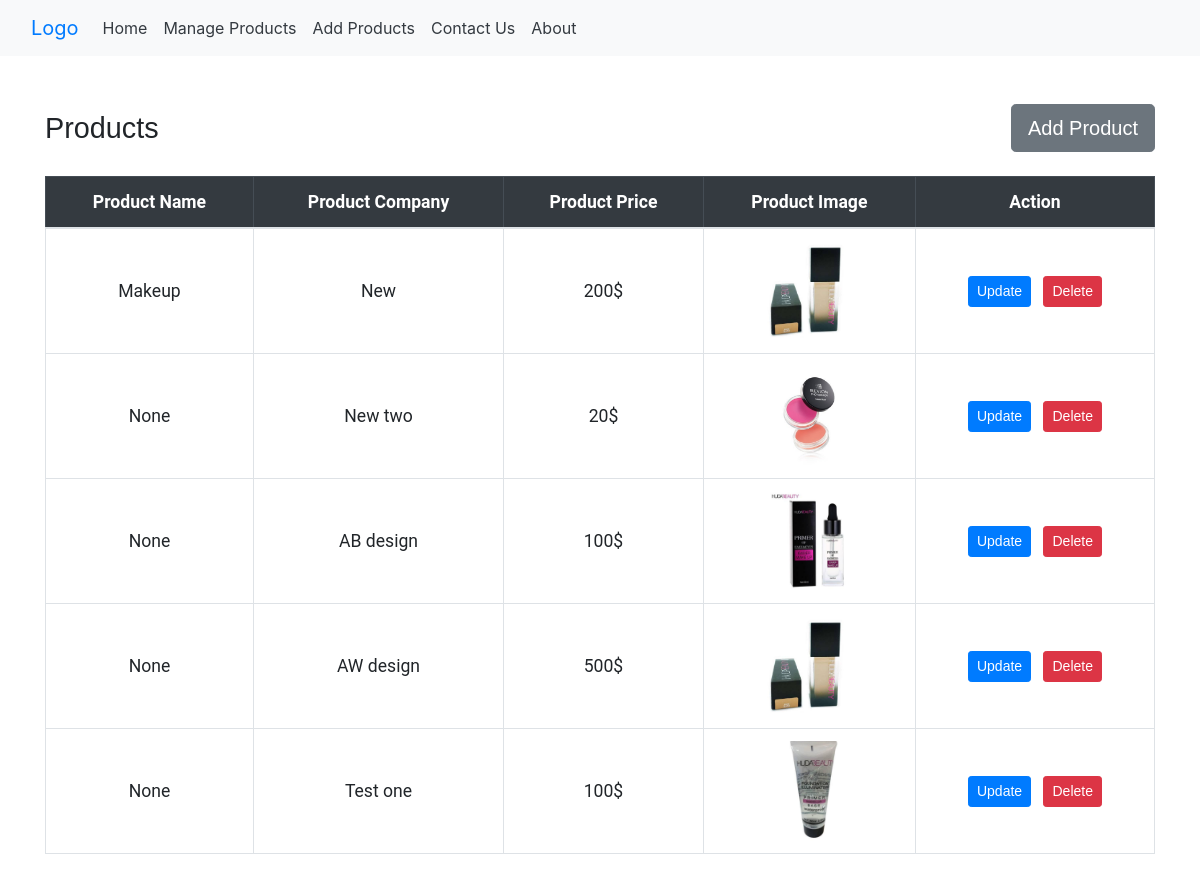
The page /manageProduct/ on the database as committed earlier.
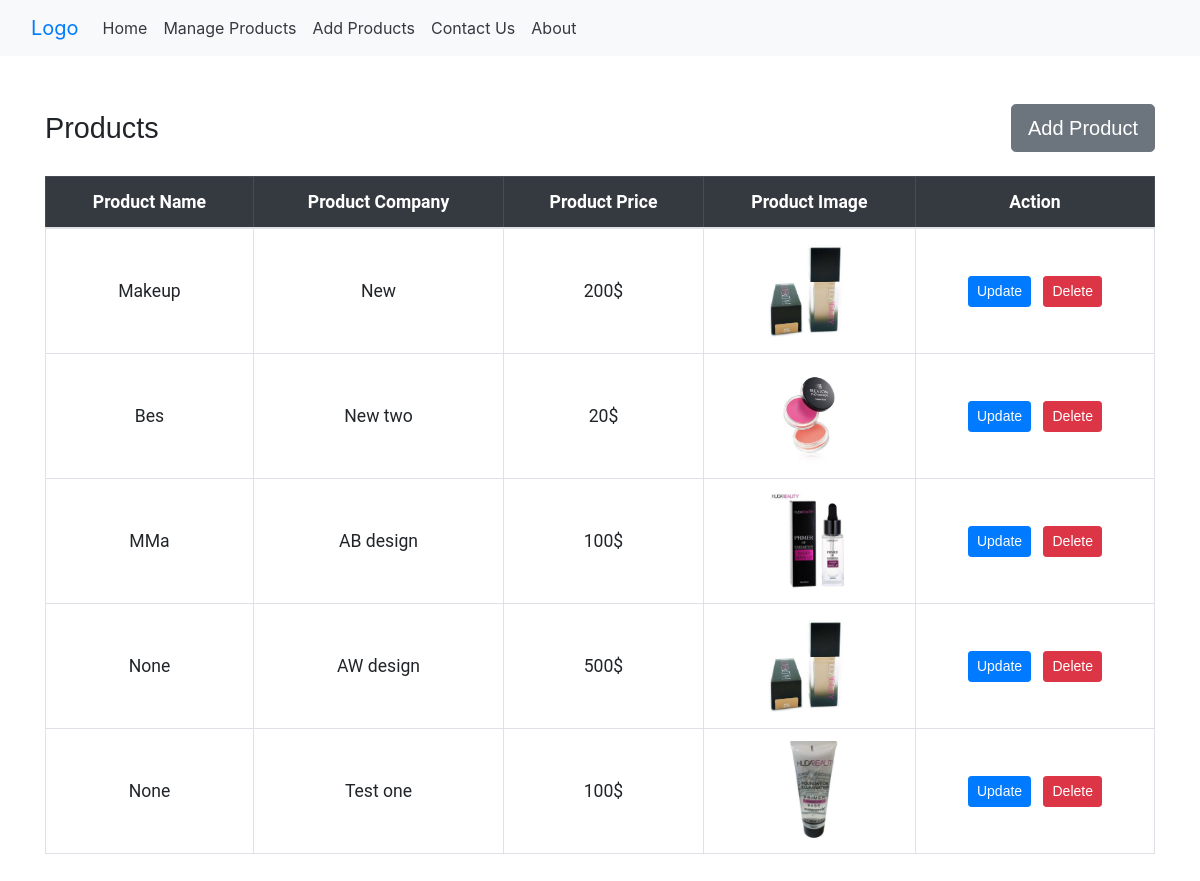
The same page on the database as committed later.
### products/models.py (models this page shows)
class Product(models.Model):
	name = models.CharField(max_length=100, null=True, blank=True)
	company = models.CharField(max_length=200, null=True, blank=True)
	price = models.CharField(max_length=100, null=True, blank=True)
	image = models.ImageField(upload_to="products/images", null=True, blank=True)

### products/views.py (the view)
# urls.py: path('manageProduct/', views.manageProduct, name='manageProduct'),
def manageProduct(request):
    products = Product.objects.all()
    return render(request, 'manageProduct.html', {'products': products})

### products/templates/manageProduct.html
{% extends 'base.html' %}
{% block content %}
    <div class="container my-5">
        <div class="d-flex justify-content-between align-items-center mb-4">
            <h2 class="mb-0" style="font-size: 1.8rem; font-family: 'Montserrat', sans-serif;">Products</h2>
            <div>
                <a href="{% url 'addProduct' %}" class="btn btn-secondary btn-lg" style="font-family: 'Montserrat', sans-serif;">Add Product</a>
            </div>
        </div>
        <div class="table-responsive">
            <table class="table table-bordered table-hover" style="font-family: 'Roboto', sans-serif; font-size: 1.1rem;">
                <thead class="table-dark">
                    <tr>
                        <th class="text-center">Product Name</th>
                        <th class="text-center">Product Company</th>
                        <th class="text-center">Product Price</th>
                        <th class="text-center">Product Image</th>
                        <th class="text-center">Action</th>
                    </tr>
                </thead>
                <tbody>
                    {% for product in products %}
                    <tr>
                        <td class="align-middle text-center">{{ product.name }}</td>
                        <td class="align-middle text-center">{{ product.company }}</td>
                        <td class="align-middle text-center">{{ product.price }}</td>
                        <td class="align-middle text-center">
                            <img src="{{ product.image.url }}" alt="{{ product.company }} image" class="img-fluid" style="max-height: 100px;">
                        </td>
                        <td class="align-middle text-center text-nowrap">
                            <a href="{% url 'updateProduct' product.id %}" class="btn btn-primary btn-sm mr-2" style="font-family: 'Montserrat', sans-serif;">Update</a>
                            <a href="{%  url 'deleteProduct' product.id %}" class="btn btn-danger btn-sm" style="font-family: 'Montserrat', sans-serif;">Delete</a>
                        </td>
                    </tr>
                    {% endfor %}
                </tbody>
            </table>
        </div>
    </div>
{% endblock %}

Rows that differ between the two databases and show on the page:
changed Product "New two": name "None" → "Bes"
changed Product "AB design": name "None" → "MMa"
